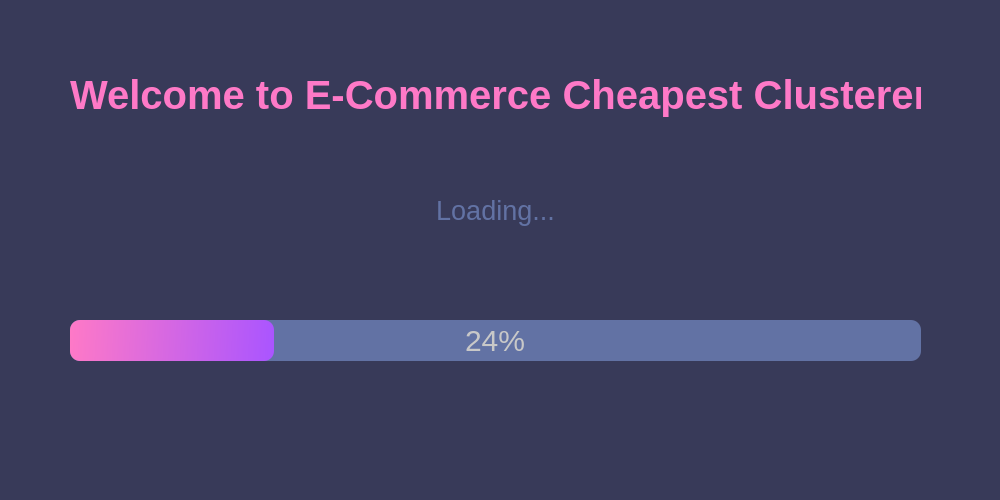
<?xml version="1.0" encoding="UTF-8"?>
<ui version="4.0">
 <class>Dialog</class>
 <widget class="QDialog" name="Dialog">
  <property name="geometry">
   <rect>
    <x>0</x>
    <y>0</y>
    <width>1000</width>
    <height>500</height>
   </rect>
  </property>
  <property name="windowTitle">
   <string>Dialog</string>
  </property>
  <property name="styleSheet">
   <string notr="true">QDialog#Dialog{
	background-color: rgb(56, 58, 89);	
	color: rgb(220, 220, 220);
}</string>
  </property>
  <widget class="QWidget" name="bgwidget" native="true">
   <property name="enabled">
    <bool>true</bool>
   </property>
   <property name="geometry">
    <rect>
     <x>0</x>
     <y>0</y>
     <width>1000</width>
     <height>500</height>
    </rect>
   </property>
   <property name="styleSheet">
    <string notr="true">QWidget#bgwidget{
	background-color: rgb(56, 58, 89);	
	color: rgb(220, 220, 220);
}
</string>
   </property>
   <widget class="QLabel" name="labelTitle">
    <property name="geometry">
     <rect>
      <x>70</x>
      <y>70</y>
      <width>851</width>
      <height>51</height>
     </rect>
    </property>
    <property name="font">
     <font>
      <family>Segoe UI</family>
      <pointsize>30</pointsize>
      <weight>50</weight>
      <italic>false</italic>
      <bold>false</bold>
     </font>
    </property>
    <property name="styleSheet">
     <string notr="true">font:30pt Segoe UI;
color: rgb(254, 121, 199)</string>
    </property>
    <property name="text">
     <string>&lt;STRONG&gt;Welcome to E-Commerce Cheapest Clusterer</string>
    </property>
    <property name="alignment">
     <set>Qt::AlignCenter</set>
    </property>
   </widget>
   <widget class="QProgressBar" name="progressBar">
    <property name="geometry">
     <rect>
      <x>70</x>
      <y>320</y>
      <width>851</width>
      <height>41</height>
     </rect>
    </property>
    <property name="styleSheet">
     <string notr="true">QProgressBar {
            background-color: rgb(98, 114, 164);
            color: rgb(200, 200, 200);
            border-style: none;
            border-radius: 10px;
            text-align: center;
            font-size: 30px;
}


QProgressBar::chunk {
            border-radius: 10px;
            background-color: qlineargradient(spread:pad x1:0, x2:1, y1:0.511364, y2:0.523, stop:0 rgba(254, 121, 199, 255), stop:1 rgba(170, 85, 255, 255));
}</string>
    </property>
    <property name="value">
     <number>24</number>
    </property>
   </widget>
   <widget class="QLabel" name="labelDescription">
    <property name="geometry">
     <rect>
      <x>80</x>
      <y>190</y>
      <width>831</width>
      <height>41</height>
     </rect>
    </property>
    <property name="styleSheet">
     <string notr="true">font: 20pt Segoe UI;
color: rgb(98, 114, 164);</string>
    </property>
    <property name="text">
     <string>Loading...</string>
    </property>
    <property name="alignment">
     <set>Qt::AlignCenter</set>
    </property>
   </widget>
  </widget>
 </widget>
 <resources/>
 <connections/>
</ui>
